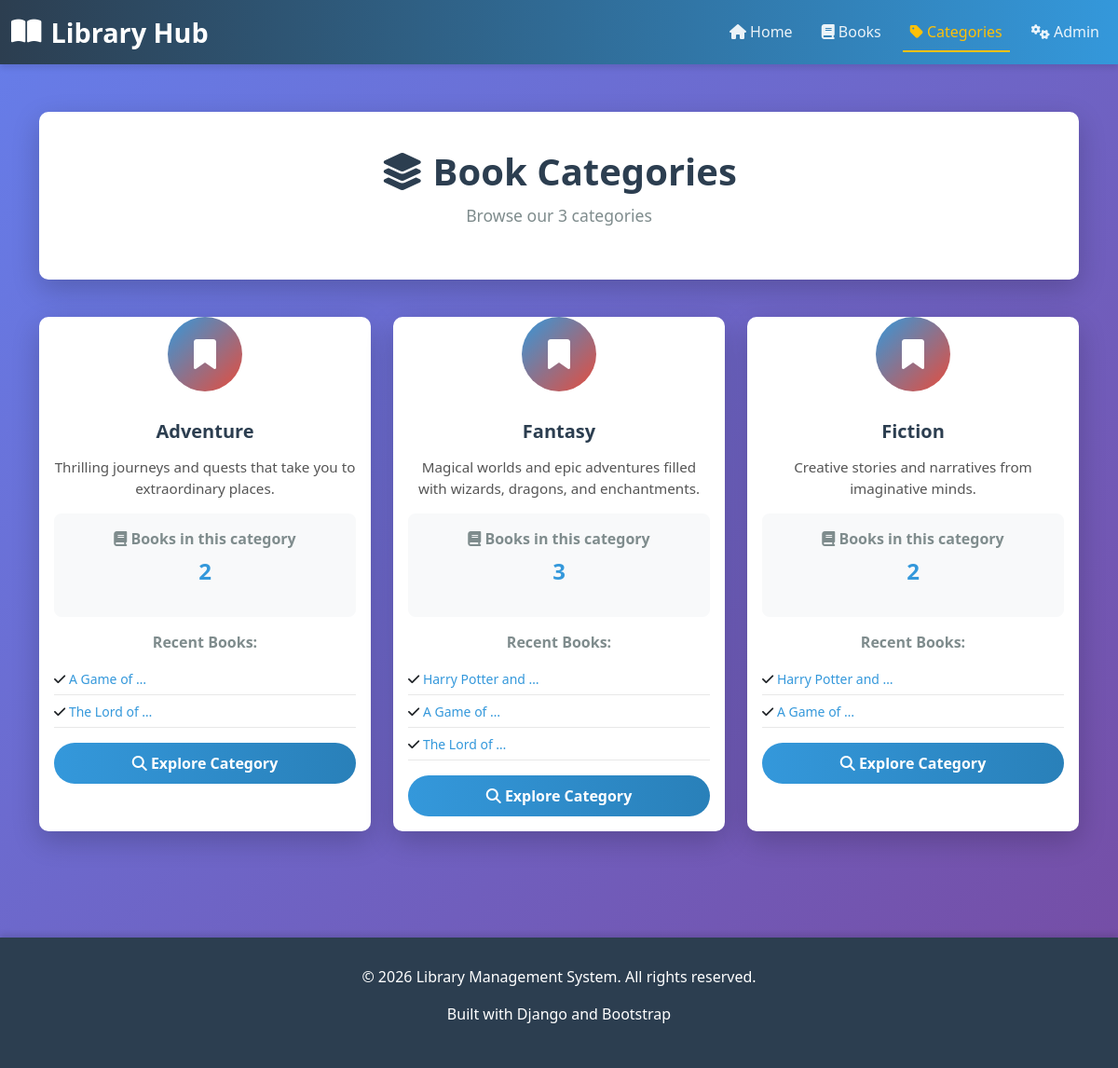
Page /categories/ on the committed database.
### mainapp/models.py (models this page shows, shortened)
class Category(models.Model):
    name = models.CharField(max_length=100)
    description = models.TextField(blank=True, null=True)
    created_at = models.DateTimeField(auto_now_add=True)
    class Meta:
        verbose_name_plural = "Categories"
        ordering = ['name']

class Book(models.Model):
    title = models.CharField(max_length=300)
    author = models.ForeignKey(Author, on_delete=models.CASCADE, related_name='books')
    categories = models.ManyToManyField(Category, related_name='books')
    published = models.DateField()
    description = models.TextField(blank=True, null=True)
    isbn = models.CharField(max_length=20, blank=True, null=True)
    pages = models.IntegerField(blank=True, null=True)
    created_at = models.DateTimeField(auto_now_add=True)
    class Meta:
        ordering = ['-published']

### mainapp/views.py (the view)
# urls.py: path('categories/', views.categories_list, name='categories_list'),
def categories_list(request):
    categories = Category.objects.all()
    context = {'categories': categories}
    return render(request, 'mainapp/categories_list.html', context)

### mainapp/templates/mainapp/categories_list.html (shortened to what this page needs)
{% extends 'mainapp/base.html' %}
{% block content %}
<div class="container">
    <div class="header-section">
        <h1><i class="fas fa-layer-group"></i> Book Categories</h1>
        <p>Browse our {{ categories|length }} categories</p>
    </div>
    {% if categories %}
        <div class="row">
            {% for category in categories %}
                <div class="col-lg-4 col-md-6 mb-4">
                    <div class="card">
                        <div class="category-icon">
                            <i class="fas fa-bookmark"></i>
                        </div>
                        <div class="card-body text-center">
                            <h5 class="card-title">{{ category.name }}</h5>
                            {% if category.description %}
                                <p class="card-text text-truncate-3" style="color: #555; font-size: 0.95rem; margin-bottom: 15px;">
                                    {{ category.description }}
                                </p>
                            {% endif %}
                            <div style="background: #f8f9fa; padding: 15px; border-radius: 8px; margin-bottom: 15px;">
                                <p style="color: #7f8c8d; margin-bottom: 5px; font-weight: 600;">
                                    <i class="fas fa-book"></i> Books in this category
                                </p>
                                <p style="color: var(--accent-color); font-size: 1.5rem; font-weight: 700;">
                                    {{ category.books.count }}
                                </p>
                            </div>
                            {% if category.books.all %}
                                <div style="margin-bottom: 15px;">
                                    <p style="color: #7f8c8d; font-weight: 600; margin-bottom: 10px;">Recent Books:</p>
                                    <ul style="list-style: none; padding: 0; text-align: left;">
                                        {% for book in category.books.all|slice:":3" %}
                                            <li style="padding: 5px 0; border-bottom: 1px solid #e8e8e8;">
                                                <small>
                                                    <i class="fas fa-check"></i>
                                                    <a href="{% url 'book_detail' book.pk %}" style="text-decoration: none;">
                                                        {{ book.title|truncatewords:3 }}
                                                    </a>
                                                </small>
                                            </li>
                                        {% endfor %}
                                    </ul>
                                </div>
                            {% endif %}
                            <a href="{% url 'category_detail' category.pk %}" class="btn btn-primary w-100">
                                <i class="fas fa-search"></i> Explore Category
                            </a>
                        </div>
                    </div>
                </div>
            {% endfor %}
        </div>
    {% else %}
        <div class="alert alert-info text-center" role="alert">
            <i class="fas fa-inbox"></i>
            <p>No categories available yet. <a href="{% url 'admin:index' %}">Add some categories in the admin panel</a>.</p>
        </div>
    {% endif %}
</div>
{% endblock %}

### mainapp/templates/mainapp/base.html (style rules this page uses)
:root { --primary-color: #2c3e50; --secondary-color: #e74c3c; --accent-color: #3498db; }
body { background: linear-gradient(135deg, #667eea 0%, #764ba2 100%); min-height: 100vh; font-family: 'Segoe UI', Tahoma, Geneva, Verdana, sans-serif; padding-top: 80px; }
.card { background: white; border: none; border-radius: 10px; box-shadow: 0 10px 30px rgba(0, 0, 0, 0.2); transition: all 0.3s ease; height: 100%; }
.card-title { color: var(--primary-color); font-weight: 600; margin-bottom: 15px; }
.btn-primary { background: linear-gradient(90deg, var(--accent-color), #2980b9); border: none; border-radius: 25px; padding: 10px 25px; font-weight: 600; transition: all 0.3s ease; }
.header-section { background: white; padding: 40px 20px; border-radius: 10px; margin-bottom: 40px; box-shadow: 0 10px 30px rgba(0, 0, 0, 0.2); text-align: center; }
.header-section h1 { color: var(--primary-color); font-weight: 700; margin-bottom: 10px; font-size: 2.5rem; }
.header-section p { color: #7f8c8d; font-size: 1.1rem; }
.category-icon { width: 80px; height: 80px; background: linear-gradient(135deg, var(--accent-color), var(--secondary-color)); border-radius: 50%; display: flex; align-items: center; justify-content: center; color: white; font-size: 2rem; margin: 0 auto 15px; }
.text-truncate-3 { display: -webkit-box; -webkit-line-clamp: 3; -webkit-box-orient: vertical; overflow: hidden; }
a { color: var(--accent-color); text-decoration: none; transition: color 0.3s ease; }

### rows in the picture
Category: name "Adventure", description "Thrilling journeys and quests that take you to extraordinary places.", books.count "2"
Book: title "A Game of …"
Book: title "The Lord of …"
Category: name "Fantasy", description "Magical worlds and epic adventures filled with wizards, dragons, and enchantments.", books.count "3"
Book: title "Harry Potter and …"
Category: name "Fiction", description "Creative stories and narratives from imaginative minds.", books.count "2"

### other values in the picture
{{ categories|length }} "3"
